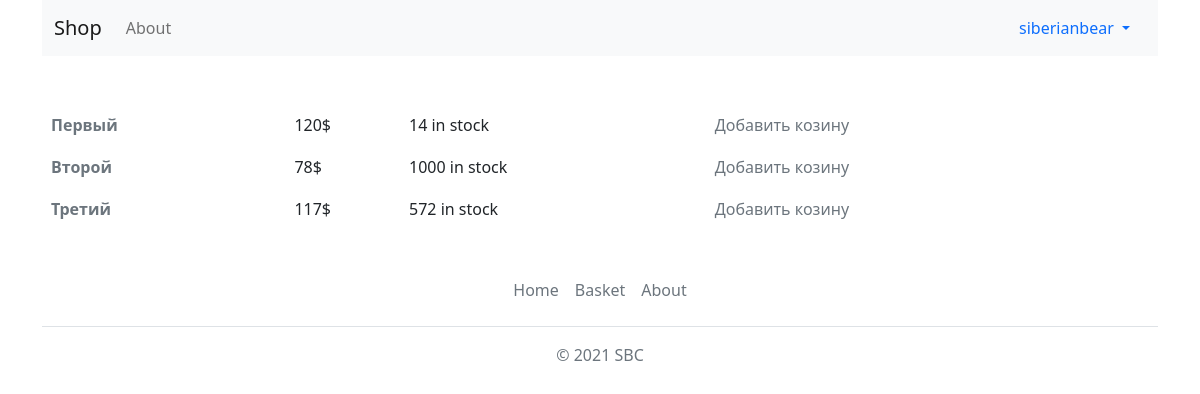
Screenshot of / (signed in) with the database file from the repository.
### data/user.py (models this page shows, shortened)
class User(SqlAlchemyBase, UserMixin, SerializerMixin):
    __tablename__ = 'user'
    id = sqlalchemy.Column(sqlalchemy.Integer, primary_key=True, autoincrement=True)
    name = sqlalchemy.Column(sqlalchemy.String, nullable=False)
    email = sqlalchemy.Column(sqlalchemy.String, nullable=False)
    basket = sqlalchemy.Column(sqlalchemy.String)
    access = sqlalchemy.Column(sqlalchemy.Integer, nullable=True, default=0)  # 0 - user, 1 - admin, 2 - owner
    hashed_password = sqlalchemy.Column(sqlalchemy.String, nullable=True)

### data/item.py (models this page shows)
class Item(SqlAlchemyBase, SerializerMixin):
    __tablename__ = 'item'
    id = sqlalchemy.Column(sqlalchemy.Integer, primary_key=True, autoincrement=True)
    name = sqlalchemy.Column(sqlalchemy.String, nullable=False)
    description = sqlalchemy.Column(sqlalchemy.String, nullable=False)
    price = sqlalchemy.Column(sqlalchemy.Integer, nullable=False)
    count = sqlalchemy.Column(sqlalchemy.Integer, nullable=False)

### main.py (the view)
@app.route('/')
def index_page():
    if current_user.is_anonymous:
        return redirect('/login')
    return render_page('index.html', title='Главная', items=get_all_items())

### data/db_session.py (called while the page is built)
def create_session() -> Session:
    global __factory
    return __factory()

### logic.py (called while the page is built)
def get_all_items():
    session = db_session.create_session()
    items = session.query(Item).all()
    session.close()
    items_list = []
    for item in items:
        item_dict = {'id': item.id, 'name': item.name, 'description': item.description, 'count': item.count,
                     'price': item.price}
        items_list.append(item_dict)
    return items_list

### main.py (called while the page is built)
@login_manager.user_loader
def load_user(user_id):
    session = db_session.create_session()
    user = session.query(User).filter(User.id == user_id).first()
    session.close()
    return user

def render_page(path, **kwargs):
    name = current_user.name if not current_user.is_anonymous else not_logged_in
    return render_template(path, name=name, **kwargs)

### templates/index.html
{% extends 'base.html' %}
{% block body %}
<table width="100%">
{% for item in items %}
<tr>
  <td>
    <a href="/item_description/{{item['id']}}" class="nav-link px-2 text-muted"><strong class="d-block text-gray-dark">{{item['name']}}</strong></a>
  </td>
  <td>
    {{item['price']}}$
  </td>
  <td>
    {{item['count']}} in stock
  </td>
  <td>
    <a href="/add_item_to_basket/{{item['id']}}" class="nav-link px-2 text-muted">Добавить козину</a>
  </td>
</tr>
{% endfor %}
</table>
{% endblock %}

### templates/base.html (shortened to what this page needs)
<!doctype html>
<html lang="ru">
<head>
    <link rel="stylesheet" href="https://cdn.jsdelivr.net/npm/bootstrap@5.1.1/dist/css/bootstrap.min.css"
>
</head>
<body>
<header>
    <div class="container">
    <nav class="navbar navbar-expand-lg navbar-light bg-light">
        <div class="container-fluid">
            <a class="navbar-brand" href="/">Shop</a>
            <div class="collapse navbar-collapse" id="navbarNavAltMarkup">
                <div class="navbar-nav">
                    <a class="nav-link" href="/about">About</a>
                </div>
            </div>
            <div class="d-flex">
                <div class="nav-item dropdown">
                    <a class="nav-link dropdown-toggle" href="#" id="navbarDropdownMenuLink" role="button"
                       data-bs-toggle="dropdown" aria-expanded="false">
                        {{name}}
                    </a>
                </div>
            </div>
        </div>
    </nav>
    </div>
</header>
<main class="container mt-5">
    {% block body %}{% endblock %}
</main>
<div class="container">
    <footer class="py-3 my-4">
        <ul class="nav justify-content-center border-bottom pb-3 mb-3">
            <li class="nav-item"><a href="/" class="nav-link px-2 text-muted">Home</a></li>
            <li class="nav-item"><a href="/basket" class="nav-link px-2 text-muted">Basket</a></li>
            <li class="nav-item"><a href="/about" class="nav-link px-2 text-muted">About</a></li>
        </ul>
        <p class="text-center text-muted">© 2021 SBC</p>
    </footer>
</div>
</body>
</html>

### rows the page displays
User: name "siberianbear"
Item: name "Первый", price "120", count "14"
Item: name "Второй", price "78", count "1000"
Item: name "Третий", price "117", count "572"
